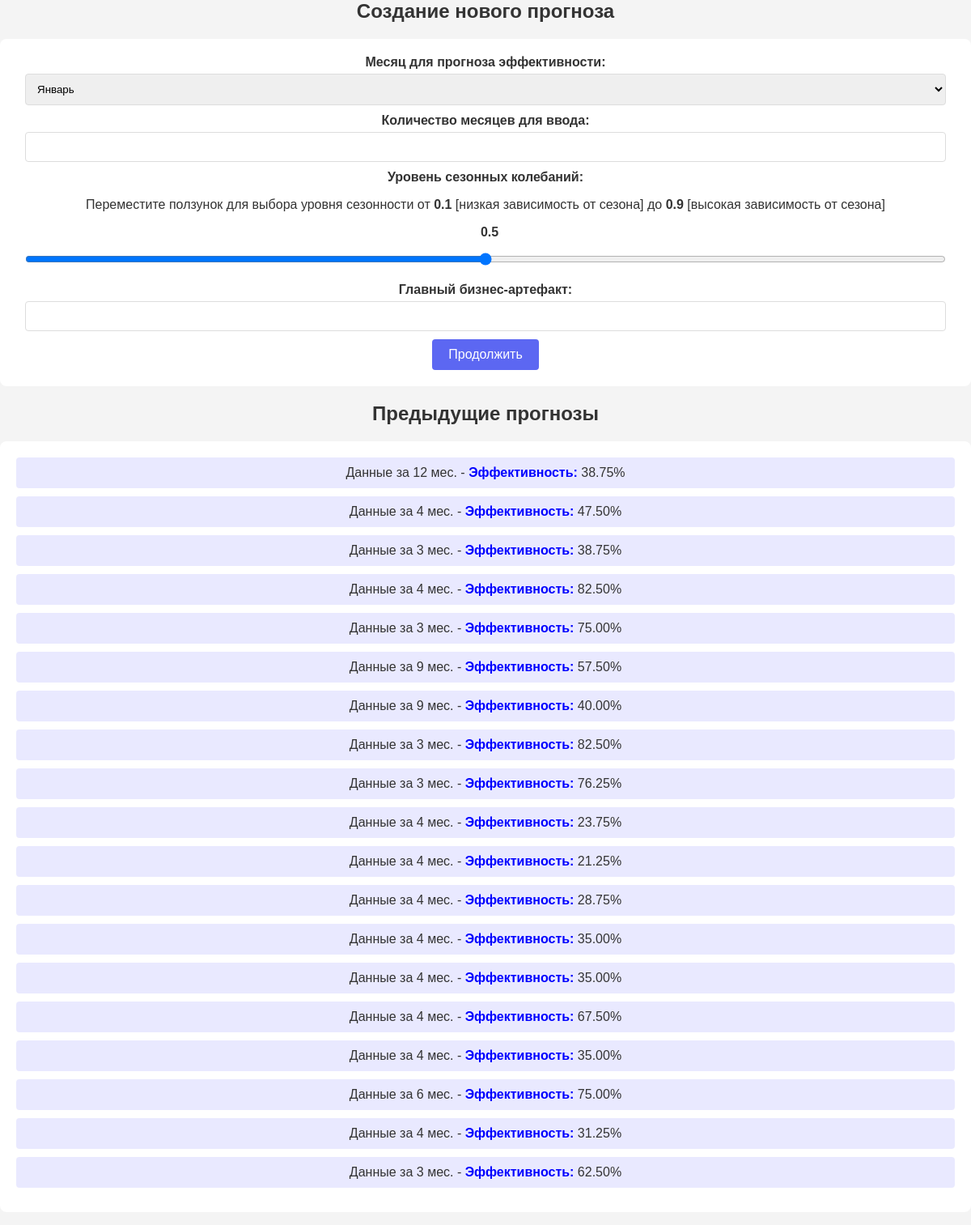
The app's page /forecast/main/ with its own data.
### forecast/models.py (models this page shows, shortened)
class ForecastResult(models.Model):
    forecast_data = models.OneToOneField(ForecastData, on_delete=models.CASCADE, related_name='result')
    success_probability = models.DecimalField(max_digits=5, decimal_places=2, verbose_name='Вероятность успеха')
    result_comment = models.TextField(verbose_name='Комментарий к результату')
    seasonal_koef = models.FloatField(verbose_name='Расичтанный коэфицицент сезонности', default=0.0)

class ForecastData(models.Model):
    net_profit = models.TextField(verbose_name='Чистая прибыль', default='0')
    profitability = models.TextField(verbose_name='Рентабельность', default='0')
    operating_expenses = models.TextField(verbose_name='Операционные расходы', default='0')
    customer_base = models.TextField(verbose_name='Клиентская база', default='0')
    employee_count = models.TextField(verbose_name='Количество сотрудников', default='0')
    period_month = models.IntegerField(verbose_name='Период месяца')
    seasonal_level = models.FloatField(verbose_name='Сезонные колебания', default=0.5)
    artefact = models.TextField(verbose_name='Главный бизнес-артефакт', default='')
    month = models.TextField(verbose_name='Месяц прогноза', default='')

### forecast/views.py (the view)
# urls.py: path('main/', main_view, name='main_view'),
def main_view(request):
    if request.method == 'POST':
        form = MonthSelectionForm(request.POST)
        if form.is_valid():
            request.session['month'] = form.cleaned_data['month']
            request.session['period_month'] = form.cleaned_data['period_month']
            request.session['seasonal_level'] = form.cleaned_data['seasonal_level']
            request.session['artefact'] = form.cleaned_data['artefact']
            return redirect('forecast_view')
    else:
        form = MonthSelectionForm()
    results = ForecastResult.objects.all()
    return render(request, 'forecast/main.html', {'form': form, 'results': results})

### forecast/forms.py
class MonthSelectionForm(forms.Form):
    MONTH_CHOICES = [
        ('Январь', 'Январь'), ('Февраль', 'Февраль'), ('Март', 'Март'), ('Апрель', 'Апрель'),
        ('Май', 'Май'), ('Июнь', 'Июнь'), ('Июль', 'Июль'), ('Август', 'Август'),
        ('Сентябрь', 'Сентябрь'), ('Октябрь', 'Октябрь'), ('Ноябрь', 'Ноябрь'), ('Декабрь', 'Декабрь')
    ]
    month = forms.ChoiceField(choices=MONTH_CHOICES, label="Месяц для прогноза эффективности")
    period_month = forms.IntegerField(min_value=3, max_value=12, label="Количество месяцев для ввода")
    seasonal_level = forms.FloatField(
        widget=forms.NumberInput(attrs={'type': 'range', 'min': '0.1', 'max': '0.9', 'step': '0.1'}),
        min_value=0.1,
        max_value=0.9,
        label="Уровень сезонных колебаний")
    artefact = forms.Field(label="Главный бизнес-артефакт")

### forecast/templates/forecast/main.html (shortened to what this page needs)
{% load static %}
<html lang="en">
<head>
    <link rel="stylesheet" href="{% static 'css/all_style.css' %}">
</head>
<body>
    <h2>Создание нового прогноза</h2>
    <form method="post">
        <div>
            <b>{{ form.month.label_tag }} {{ form.month }}</b>
        </div>
        <div>
            <b>{{ form.period_month.label_tag }} {{ form.period_month }}</b>
        </div>
        <div>
            <b>{{ form.seasonal_level.label_tag }}</b>
            <p>Переместите ползунок для выбора уровня сезонности от <span><b>0.1</b></span> [низкая зависимость от сезона] до <span><b>0.9</b></span> [высокая зависимость от сезона]</p>
            <output id="seasonal_level_value" for="id_seasonal_level" style="margin-left: 10px; font-weight: bold;"></output>
            {{ form.seasonal_level }}
        </div>
        <div>
            <b>{{ form.artefact.label_tag }} {{ form.artefact }}</b>
        </div>
        <button type="submit">Продолжить</button>
    </form>
    <h2>Предыдущие прогнозы</h2>
    <ul>
        {% for result in results %}
            <li>
                <a href="{% url 'result_view' result.id %}">
                    Данные за {{ result.forecast_data.period_month }} мес. - <b><span style="color:blue;">Эффективность:</span></b> {{ result.success_probability }}%
                </a>
            </li>
        {% empty %}
            <li>No forecasts have been made yet.</li>
        {% endfor %}
    </ul>
</body>
</html>

### forecast/static/css/all_style.css (style rules this page uses)
body { font-family: Arial, sans-serif; background-color: #f4f4f9; margin: 0; padding: 0; color: #333; text-align: center; }
body { font-family: Arial, sans-serif; margin: 0; padding: 0; background-color: #f4f4f4; color: #333; }
h1, h2 { color: #333; }
form { margin-top: 20px; background: white; padding: 20px; border-radius: 8px; }
input, select, textarea { width: calc(100% - 22px); padding: 10px; margin-top: 5px; margin-bottom: 10px; border: 1px solid #ddd; border-radius: 4px; }
button { background-color: #5c67f2; color: white; border: none; padding: 10px 20px; border-radius: 4px; cursor: pointer; font-size: 16px; }
ul { background: white; list-style-type: none; padding: 20px; border-radius: 8px; }
li { margin-bottom: 10px; padding: 10px; background: #e9e9ff; border-radius: 4px; }
a { text-decoration: none; color: #333; }

### records on screen
ForecastResult: forecast_data.period_month "12", success_probability "38.75"
ForecastResult: forecast_data.period_month "4", success_probability "47.50"
ForecastResult: forecast_data.period_month "3", success_probability "38.75"
ForecastResult: forecast_data.period_month "4", success_probability "82.50"
ForecastResult: forecast_data.period_month "3", success_probability "75.00"
ForecastResult: forecast_data.period_month "9", success_probability "57.50"
ForecastResult: forecast_data.period_month "9", success_probability "40.00"
ForecastResult: forecast_data.period_month "3", success_probability "82.50"
ForecastResult: forecast_data.period_month "3", success_probability "76.25"
ForecastResult: forecast_data.period_month "4", success_probability "23.75"
ForecastResult: forecast_data.period_month "4", success_probability "21.25"
ForecastResult: forecast_data.period_month "4", success_probability "28.75"
ForecastResult: forecast_data.period_month "4", success_probability "35.00"
ForecastResult: forecast_data.period_month "4", success_probability "35.00"
ForecastResult: forecast_data.period_month "4", success_probability "67.50"
ForecastResult: forecast_data.period_month "4", success_probability "35.00"
ForecastResult: forecast_data.period_month "6", success_probability "75.00"
ForecastResult: forecast_data.period_month "4", success_probability "31.25"
ForecastResult: forecast_data.period_month "3", success_probability "62.50"
